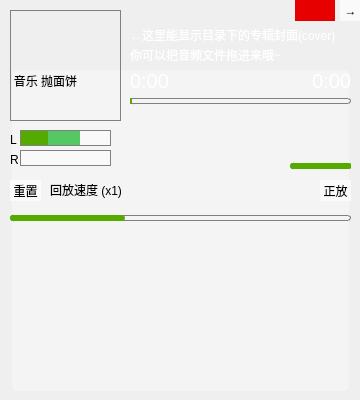
<?xml version="1.0" encoding="UTF-8"?>
<ui version="4.0">
 <class>ShadowPlayer</class>
 <widget class="QMainWindow" name="ShadowPlayer">
  <property name="geometry">
   <rect>
    <x>0</x>
    <y>0</y>
    <width>360</width>
    <height>400</height>
   </rect>
  </property>
  <property name="minimumSize">
   <size>
    <width>360</width>
    <height>400</height>
   </size>
  </property>
  <property name="maximumSize">
   <size>
    <width>710</width>
    <height>400</height>
   </size>
  </property>
  <property name="windowTitle">
   <string>ShadowPlayer</string>
  </property>
  <property name="styleSheet">
   <string notr="true">QWidget {
	font-family: &quot;Arial&quot;, &quot;宋体&quot;, &quot;Segoe UI&quot;, &quot;微软雅黑&quot;;
	color: black;
}

QLabel#curTimeLabel {
	color: white;
	font-family: &quot;Segoe UI&quot;;
	font-size :20px;
}

QLabel#totalTimeLabel {
	color: white;
	font-family: &quot;Segoe UI&quot;;
	font-size :20px;
}

QLabel#lrcLabel_1 {
	color: rgba(0, 0, 0, 128);
}

QLabel#lrcLabel_4 {
	font-weight: 500;
	color: rgb(85, 0, 255);
}

QLabel#lrcLabel_7 {
	color: rgba(0, 0, 0, 128);
}

/*以上为字体设置*/

QToolTip {
    opacity: 220;
}

QSlider::groove:horizontal {
	border: 1px solid grey;
	border-radius: 3px;
	height: 4px;
	margin: 0px 0;
}

QSlider::handle:horizontal {
/*
	border-radius: 3px;
	margin: -5px -5px -5px -5px;
	left: 5px; right: 5px;
*/
}

QSlider::handle:horizontal:hover {
/*
	border-radius: 3px;
	margin: -5px -5px -5px -5px;
	left: 5px; right: 5px;
*/
}

QSlider::sub-page:horizontal {
	border-radius: 3px;
	background: rgb(85, 170, 0);
}

QSlider::groove:vertical {
	border: 1px solid grey;
	border-radius: 3px;
	width: 4px;
	margin: 0px 0;
} 

QSlider::handle:vertical {
	border-radius: 3px;
	border: 0px solid #5c5c5c;
	background: rgb(85, 170, 0);
	margin: -5px -5px -5px -5px;
	top: 5px; bottom: 5px;
}

QSlider::handle:vertical:hover {
	border-radius: 3px;
	border: 0px solid #5c5c5c;
	background: rgb(85, 255, 0);
	margin: -5px -5px -5px -5px;
	top: 5px; bottom: 5px;
}

QSlider::add-page:vertical {
	border-radius: 3px;
	background: rgb(85, 170, 0);
}

QLabel {
	background: transparent;
}

QLabel:hover {
	/*background: rgba(255, 255, 255, 180);*/
}

QLabel#tagLabel {
	color: white;
	font-family: &quot;Segoe UI&quot;, &quot;宋体&quot;;
	background: rgba(255, 255, 255, 0);
}

QLabel#coverLabel{
	border: 1px solid grey;
}

QLabel#mediaInfoLabel {
	color: white;
	font-family: &quot;Segoe UI&quot;, &quot;宋体&quot;;
	background: rgba(255, 255, 255, 0);
}

QGroupBox {
	background: rgba(255, 255, 255, 80);
}

QGroupBox#eqGroupBox {
	background: qlineargradient(spread:pad, x1:1, y1:0, x2:1, y2:1, stop:0 rgba(255, 255, 255, 150), stop:1 rgba(255, 255, 255, 70));
}

QGroupBox {
	border: 0px solid white;
	border-radius: 5px;
	margin-top: 0ex; /* leave space at the top for the title */
}

QProgressBar{
/*进度条外框*/
	border-radius: 0px;
	background: transparent;
	text-align: center;
}

QProgressBar::chunk {
/*进度条内容*/
	border-radius: 0px;
/*border: 1px solid black;*/
	background: qlineargradient(spread:pad, x1:1, y1:1, x2:1, y2:0, stop:0 rgba(85, 130, 255, 255), stop:1 rgba(170, 255, 236, 255));
}

QProgressBar:horizontal {
	border-radius: 0px;
	border: 1px solid grey;
	background: transparent;
	text-align: center;
}

QProgressBar::chunk:horizontal {
/*水平进度条内容*/
	border-radius: 0px;
	background: rgb(85, 170, 0);
}

QProgressBar#leftdB:horizontal {
	border-radius: 0px;
	border: 1px solid grey;
	background: rgba(255, 255, 255, 120);
	text-align: center;
}

QProgressBar#leftdB::chunk:horizontal {
	border-radius: 0px;
	background: rgb(85, 200, 100);
}

QProgressBar#rightdB:horizontal {
	border-radius: 0px;
	border: 1px solid grey;
	background: rgba(255, 255, 255, 120);
	text-align: center;
}

QProgressBar#rightdB::chunk:horizontal {
	border-radius: 0px;
	background: rgb(85, 200, 100);
}

QPushButton {
	border: 0px solid grey;
	background-color: rgba(255, 255, 255, 170);
	padding: -8px -8px;
}

QPushButton:hover {
	background-color: rgba(255, 255, 255, 220);
}

QPushButton:pressed {
	background-color: rgba(255, 255, 255, 250);
}

QPushButton#closeButton {
	color: white;
	background-color: rgb(230, 0, 0);
}

QPushButton#closeButton:hover {
	background-color: rgb(255, 0, 0);
}

QPushButton#miniSizeButton {
	color: white;
	background-color: transparent;
	border-width: 0px;
}

QPushButton#miniSizeButton:hover {
	color: white;
	background-color: rgb(0, 85, 255);
	border-width: 0px;
}

QPushButton#setSkinButton:hover {
	background-color: rgb(0, 85, 255);
}

QPushButton#setSkinButton {
	background-color: transparent;
}

QPushButton#playButton {
	background-color: transparent;
}

QPushButton#playButton:hover {
	background-color: rgba(0, 85, 255, 120);
}

QPushButton#stopButton {
	background-color: transparent;
}

QPushButton#stopButton:hover {
	background-color: rgba(0, 85, 255, 120);
}

QPushButton#openButton {
	background-color: transparent;
}

QPushButton#openButton:hover {
	background-color: rgba(0, 85, 255, 120);
}

QPushButton#muteButton {
	background-color: transparent;
}

QPushButton#muteButton:hover {
	background-color: rgba(0, 85, 255, 120);
}

QPushButton#playModeButton {
	background-color: transparent;
}

QPushButton#playModeButton:hover {
	background-color: rgba(0, 85, 255, 120);
}

QPushButton#playPreButton {
	background-color: transparent;
}

QPushButton#playPreButton:hover {
	background-color: rgba(0, 85, 255, 120);
}

QPushButton#playNextButton {
	background-color: transparent;
}

QPushButton#playNextButton:hover {
	background-color: rgba(0, 85, 255, 120);
}

QPushButton#playListButton {
	background-color: transparent;
}

QPushButton#playListButton:hover {
	background-color: rgba(0, 85, 255, 120);
}</string>
  </property>
  <widget class="QWidget" name="centralWidget">
   <widget class="QPushButton" name="playButton">
    <property name="geometry">
     <rect>
      <x>130</x>
      <y>120</y>
      <width>31</width>
      <height>31</height>
     </rect>
    </property>
    <property name="toolTip">
     <string>播放（Ctrl+F2）</string>
    </property>
    <property name="text">
     <string/>
    </property>
    <property name="icon">
     <iconset resource="res.qrc">
      <normaloff>:/icon/ICO/Play.png</normaloff>:/icon/ICO/Play.png</iconset>
    </property>
    <property name="iconSize">
     <size>
      <width>22</width>
      <height>22</height>
     </size>
    </property>
   </widget>
   <widget class="QPushButton" name="stopButton">
    <property name="geometry">
     <rect>
      <x>170</x>
      <y>120</y>
      <width>31</width>
      <height>31</height>
     </rect>
    </property>
    <property name="toolTip">
     <string>停止（Ctrl+F3）</string>
    </property>
    <property name="text">
     <string/>
    </property>
    <property name="icon">
     <iconset resource="res.qrc">
      <normaloff>:/icon/ICO/Stop.png</normaloff>:/icon/ICO/Stop.png</iconset>
    </property>
    <property name="iconSize">
     <size>
      <width>22</width>
      <height>22</height>
     </size>
    </property>
   </widget>
   <widget class="SPSlider" name="playSlider">
    <property name="geometry">
     <rect>
      <x>130</x>
      <y>90</y>
      <width>221</width>
      <height>22</height>
     </rect>
    </property>
    <property name="toolTip">
     <string>播放进度</string>
    </property>
    <property name="maximum">
     <number>1000</number>
    </property>
    <property name="singleStep">
     <number>0</number>
    </property>
    <property name="pageStep">
     <number>0</number>
    </property>
    <property name="tracking">
     <bool>true</bool>
    </property>
    <property name="orientation">
     <enum>Qt::Horizontal</enum>
    </property>
   </widget>
   <widget class="SPSlider" name="volSlider">
    <property name="geometry">
     <rect>
      <x>290</x>
      <y>156</y>
      <width>61</width>
      <height>21</height>
     </rect>
    </property>
    <property name="maximum">
     <number>100</number>
    </property>
    <property name="value">
     <number>100</number>
    </property>
    <property name="orientation">
     <enum>Qt::Horizontal</enum>
    </property>
   </widget>
   <widget class="ShadowLabel" name="tagLabel">
    <property name="geometry">
     <rect>
      <x>130</x>
      <y>25</y>
      <width>221</width>
      <height>20</height>
     </rect>
    </property>
    <property name="text">
     <string>←这里能显示目录下的专辑封面(cover)</string>
    </property>
   </widget>
   <widget class="ShadowLabel" name="mediaInfoLabel">
    <property name="geometry">
     <rect>
      <x>130</x>
      <y>45</y>
      <width>221</width>
      <height>20</height>
     </rect>
    </property>
    <property name="font">
     <font>
      <family>Segoe UI,宋体</family>
     </font>
    </property>
    <property name="text">
     <string>你可以把音频文件拖进来哦~</string>
    </property>
   </widget>
   <widget class="QPushButton" name="openButton">
    <property name="geometry">
     <rect>
      <x>130</x>
      <y>150</y>
      <width>31</width>
      <height>31</height>
     </rect>
    </property>
    <property name="toolTip">
     <string>打开</string>
    </property>
    <property name="text">
     <string/>
    </property>
    <property name="icon">
     <iconset resource="res.qrc">
      <normaloff>:/icon/ICO/Open.png</normaloff>:/icon/ICO/Open.png</iconset>
    </property>
    <property name="iconSize">
     <size>
      <width>24</width>
      <height>24</height>
     </size>
    </property>
   </widget>
   <widget class="QPushButton" name="muteButton">
    <property name="geometry">
     <rect>
      <x>250</x>
      <y>150</y>
      <width>31</width>
      <height>31</height>
     </rect>
    </property>
    <property name="sizePolicy">
     <sizepolicy hsizetype="Minimum" vsizetype="Fixed">
      <horstretch>0</horstretch>
      <verstretch>0</verstretch>
     </sizepolicy>
    </property>
    <property name="toolTip">
     <string>静音（Ctrl+F4）</string>
    </property>
    <property name="text">
     <string/>
    </property>
    <property name="icon">
     <iconset resource="res.qrc">
      <normaloff>:/icon/ICO/Vol.png</normaloff>:/icon/ICO/Vol.png</iconset>
    </property>
    <property name="iconSize">
     <size>
      <width>24</width>
      <height>24</height>
     </size>
    </property>
   </widget>
   <widget class="QProgressBar" name="leftLevel">
    <property name="geometry">
     <rect>
      <x>20</x>
      <y>130</y>
      <width>91</width>
      <height>16</height>
     </rect>
    </property>
    <property name="acceptDrops">
     <bool>false</bool>
    </property>
    <property name="autoFillBackground">
     <bool>false</bool>
    </property>
    <property name="maximum">
     <number>32768</number>
    </property>
    <property name="value">
     <number>10000</number>
    </property>
    <property name="textVisible">
     <bool>false</bool>
    </property>
   </widget>
   <widget class="QProgressBar" name="rightLevel">
    <property name="geometry">
     <rect>
      <x>20</x>
      <y>150</y>
      <width>91</width>
      <height>16</height>
     </rect>
    </property>
    <property name="maximum">
     <number>32768</number>
    </property>
    <property name="value">
     <number>0</number>
    </property>
    <property name="textVisible">
     <bool>false</bool>
    </property>
   </widget>
   <widget class="QLabel" name="LLevelLabel">
    <property name="geometry">
     <rect>
      <x>10</x>
      <y>129</y>
      <width>8</width>
      <height>21</height>
     </rect>
    </property>
    <property name="text">
     <string>L</string>
    </property>
   </widget>
   <widget class="QLabel" name="RLevelLabel">
    <property name="geometry">
     <rect>
      <x>10</x>
      <y>149</y>
      <width>8</width>
      <height>21</height>
     </rect>
    </property>
    <property name="text">
     <string>R</string>
    </property>
   </widget>
   <widget class="QLabel" name="coverLabel">
    <property name="geometry">
     <rect>
      <x>10</x>
      <y>10</y>
      <width>111</width>
      <height>111</height>
     </rect>
    </property>
    <property name="toolTip">
     <string>ShadowPlayer By:暗影夜光</string>
    </property>
    <property name="text">
     <string/>
    </property>
   </widget>
   <widget class="ShadowLabel" name="curTimeLabel">
    <property name="geometry">
     <rect>
      <x>130</x>
      <y>70</y>
      <width>71</width>
      <height>21</height>
     </rect>
    </property>
    <property name="font">
     <font>
      <family>Segoe UI</family>
      <pointsize>-1</pointsize>
     </font>
    </property>
    <property name="text">
     <string>0:00</string>
    </property>
   </widget>
   <widget class="FFTDisplay" name="FFTGroupBox">
    <property name="geometry">
     <rect>
      <x>12</x>
      <y>70</y>
      <width>337</width>
      <height>321</height>
     </rect>
    </property>
    <property name="title">
     <string>音乐 抛面饼</string>
    </property>
   </widget>
   <widget class="SPSlider" name="freqSlider">
    <property name="geometry">
     <rect>
      <x>10</x>
      <y>210</y>
      <width>341</width>
      <height>16</height>
     </rect>
    </property>
    <property name="minimum">
     <number>-5000</number>
    </property>
    <property name="maximum">
     <number>10000</number>
    </property>
    <property name="value">
     <number>0</number>
    </property>
    <property name="orientation">
     <enum>Qt::Horizontal</enum>
    </property>
    <property name="tickPosition">
     <enum>QSlider::NoTicks</enum>
    </property>
    <property name="tickInterval">
     <number>1000</number>
    </property>
   </widget>
   <widget class="QPushButton" name="resetFreqButton">
    <property name="geometry">
     <rect>
      <x>10</x>
      <y>180</y>
      <width>31</width>
      <height>21</height>
     </rect>
    </property>
    <property name="text">
     <string>重置</string>
    </property>
   </widget>
   <widget class="QLabel" name="textLabel1">
    <property name="geometry">
     <rect>
      <x>50</x>
      <y>182</y>
      <width>111</width>
      <height>16</height>
     </rect>
    </property>
    <property name="text">
     <string>回放速度 (x1)</string>
    </property>
   </widget>
   <widget class="QGroupBox" name="eqGroupBox">
    <property name="geometry">
     <rect>
      <x>370</x>
      <y>30</y>
      <width>331</width>
      <height>171</height>
     </rect>
    </property>
    <property name="title">
     <string>均衡器</string>
    </property>
    <widget class="QSlider" name="eqSlider_1">
     <property name="geometry">
      <rect>
       <x>20</x>
       <y>30</y>
       <width>22</width>
       <height>111</height>
      </rect>
     </property>
     <property name="minimum">
      <number>-15</number>
     </property>
     <property name="maximum">
      <number>15</number>
     </property>
     <property name="pageStep">
      <number>1</number>
     </property>
     <property name="value">
      <number>0</number>
     </property>
     <property name="orientation">
      <enum>Qt::Vertical</enum>
     </property>
     <property name="tickPosition">
      <enum>QSlider::TicksBothSides</enum>
     </property>
     <property name="tickInterval">
      <number>3</number>
     </property>
    </widget>
    <widget class="QSlider" name="eqSlider_2">
     <property name="geometry">
      <rect>
       <x>50</x>
       <y>30</y>
       <width>22</width>
       <height>111</height>
      </rect>
     </property>
     <property name="minimum">
      <number>-15</number>
     </property>
     <property name="maximum">
      <number>15</number>
     </property>
     <property name="pageStep">
      <number>1</number>
     </property>
     <property name="orientation">
      <enum>Qt::Vertical</enum>
     </property>
     <property name="tickPosition">
      <enum>QSlider::TicksBothSides</enum>
     </property>
     <property name="tickInterval">
      <number>3</number>
     </property>
    </widget>
    <widget class="QSlider" name="eqSlider_3">
     <property name="geometry">
      <rect>
       <x>80</x>
       <y>30</y>
       <width>22</width>
       <height>111</height>
      </rect>
     </property>
     <property name="minimum">
      <number>-15</number>
     </property>
     <property name="maximum">
      <number>15</number>
     </property>
     <property name="pageStep">
      <number>1</number>
     </property>
     <property name="orientation">
      <enum>Qt::Vertical</enum>
     </property>
     <property name="tickPosition">
      <enum>QSlider::TicksBothSides</enum>
     </property>
     <property name="tickInterval">
      <number>3</number>
     </property>
    </widget>
    <widget class="QSlider" name="eqSlider_4">
     <property name="geometry">
      <rect>
       <x>110</x>
       <y>30</y>
       <width>22</width>
       <height>111</height>
      </rect>
     </property>
     <property name="minimum">
      <number>-15</number>
     </property>
     <property name="maximum">
      <number>15</number>
     </property>
     <property name="pageStep">
      <number>1</number>
     </property>
     <property name="orientation">
      <enum>Qt::Vertical</enum>
     </property>
     <property name="tickPosition">
      <enum>QSlider::TicksBothSides</enum>
     </property>
     <property name="tickInterval">
      <number>3</number>
     </property>
    </widget>
    <widget class="QSlider" name="eqSlider_5">
     <property name="geometry">
      <rect>
       <x>140</x>
       <y>30</y>
       <width>22</width>
       <height>111</height>
      </rect>
     </property>
     <property name="minimum">
      <number>-15</number>
     </property>
     <property name="maximum">
      <number>15</number>
     </property>
     <property name="pageStep">
      <number>1</number>
     </property>
     <property name="orientation">
      <enum>Qt::Vertical</enum>
     </property>
     <property name="tickPosition">
      <enum>QSlider::TicksBothSides</enum>
     </property>
     <property name="tickInterval">
      <number>3</number>
     </property>
    </widget>
    <widget class="QSlider" name="eqSlider_6">
     <property name="geometry">
      <rect>
       <x>170</x>
       <y>30</y>
       <width>22</width>
       <height>111</height>
      </rect>
     </property>
     <property name="minimum">
      <number>-15</number>
     </property>
     <property name="maximum">
      <number>15</number>
     </property>
     <property name="pageStep">
      <number>1</number>
     </property>
     <property name="orientation">
      <enum>Qt::Vertical</enum>
     </property>
     <property name="tickPosition">
      <enum>QSlider::TicksBothSides</enum>
     </property>
     <property name="tickInterval">
      <number>3</number>
     </property>
    </widget>
    <widget class="QSlider" name="eqSlider_7">
     <property name="geometry">
      <rect>
       <x>200</x>
       <y>30</y>
       <width>22</width>
       <height>111</height>
      </rect>
     </property>
     <property name="minimum">
      <number>-15</number>
     </property>
     <property name="maximum">
      <number>15</number>
     </property>
     <property name="pageStep">
      <number>1</number>
     </property>
     <property name="orientation">
      <enum>Qt::Vertical</enum>
     </property>
     <property name="tickPosition">
      <enum>QSlider::TicksBothSides</enum>
     </property>
     <property name="tickInterval">
      <number>3</number>
     </property>
    </widget>
    <widget class="QSlider" name="eqSlider_8">
     <property name="geometry">
      <rect>
       <x>230</x>
       <y>30</y>
       <width>22</width>
       <height>111</height>
      </rect>
     </property>
     <property name="minimum">
      <number>-15</number>
     </property>
     <property name="maximum">
      <number>15</number>
     </property>
     <property name="pageStep">
      <number>1</number>
     </property>
     <property name="orientation">
      <enum>Qt::Vertical</enum>
     </property>
     <property name="tickPosition">
      <enum>QSlider::TicksBothSides</enum>
     </property>
     <property name="tickInterval">
      <number>3</number>
     </property>
    </widget>
    <widget class="QSlider" name="eqSlider_9">
     <property name="geometry">
      <rect>
       <x>260</x>
       <y>30</y>
       <width>22</width>
       <height>111</height>
      </rect>
     </property>
     <property name="minimum">
      <number>-15</number>
     </property>
     <property name="maximum">
      <number>15</number>
     </property>
     <property name="pageStep">
      <number>1</number>
     </property>
     <property name="orientation">
      <enum>Qt::Vertical</enum>
     </property>
     <property name="tickPosition">
      <enum>QSlider::TicksBothSides</enum>
     </property>
     <property name="tickInterval">
      <number>3</number>
     </property>
    </widget>
    <widget class="QSlider" name="eqSlider_10">
     <property name="geometry">
      <rect>
       <x>290</x>
       <y>30</y>
       <width>22</width>
       <height>111</height>
      </rect>
     </property>
     <property name="minimum">
      <number>-15</number>
     </property>
     <property name="maximum">
      <number>15</number>
     </property>
     <property name="pageStep">
      <number>1</number>
     </property>
     <property name="orientation">
      <enum>Qt::Vertical</enum>
     </property>
     <property name="tickPosition">
      <enum>QSlider::TicksBothSides</enum>
     </property>
     <property name="tickInterval">
      <number>3</number>
     </property>
    </widget>
    <widget class="QLabel" name="textLabel2_1">
     <property name="geometry">
      <rect>
       <x>24</x>
       <y>140</y>
       <width>21</width>
       <height>16</height>
      </rect>
     </property>
     <property name="text">
      <string>31</string>
     </property>
    </widget>
    <widget class="QLabel" name="textLabel2_2">
     <property name="geometry">
      <rect>
       <x>54</x>
       <y>140</y>
       <width>21</width>
       <height>16</height>
      </rect>
     </property>
     <property name="text">
      <string>62</string>
     </property>
    </widget>
    <widget class="QLabel" name="textLabel2_3">
     <property name="geometry">
      <rect>
       <x>82</x>
       <y>140</y>
       <width>21</width>
       <height>16</height>
      </rect>
     </property>
     <property name="text">
      <string>125</string>
     </property>
    </widget>
    <widget class="QLabel" name="textLabel2_4">
     <property name="geometry">
      <rect>
       <x>112</x>
       <y>140</y>
       <width>21</width>
       <height>16</height>
      </rect>
     </property>
     <property name="text">
      <string>250</string>
     </property>
    </widget>
    <widget class="QLabel" name="textLabel2_5">
     <property name="geometry">
      <rect>
       <x>142</x>
       <y>140</y>
       <width>21</width>
       <height>16</height>
      </rect>
     </property>
     <property name="text">
      <string>500</string>
     </property>
    </widget>
    <widget class="QLabel" name="textLabel2_6">
     <property name="geometry">
      <rect>
       <x>174</x>
       <y>140</y>
       <width>21</width>
       <height>16</height>
      </rect>
     </property>
     <property name="text">
      <string>1K</string>
     </property>
    </widget>
    <widget class="QLabel" name="textLabel2_7">
     <property name="geometry">
      <rect>
       <x>204</x>
       <y>140</y>
       <width>21</width>
       <height>16</height>
      </rect>
     </property>
     <property name="text">
      <string>2K</string>
     </property>
    </widget>
    <widget class="QLabel" name="textLabel2_8">
     <property name="geometry">
      <rect>
       <x>234</x>
       <y>140</y>
       <width>21</width>
       <height>16</height>
      </rect>
     </property>
     <property name="text">
      <string>4K</string>
     </property>
    </widget>
    <widget class="QLabel" name="textLabel2_9">
     <property name="geometry">
      <rect>
       <x>264</x>
       <y>140</y>
       <width>21</width>
       <height>16</height>
      </rect>
     </property>
     <property name="text">
      <string>8K</string>
     </property>
    </widget>
    <widget class="QLabel" name="textLabel2_10">
     <property name="geometry">
      <rect>
       <x>292</x>
       <y>140</y>
       <width>22</width>
       <height>16</height>
      </rect>
     </property>
     <property name="text">
      <string>16K</string>
     </property>
    </widget>
    <widget class="QComboBox" name="eqComboBox">
     <property name="geometry">
      <rect>
       <x>270</x>
       <y>0</y>
       <width>62</width>
       <height>22</height>
      </rect>
     </property>
     <property name="styleSheet">
      <string notr="true">QComboBox {
    border: 0px solid white;
    border-radius: 5px;
    padding: 0px 8px 0px 8px;
    min-width: 2em;
}

QComboBox:editable {
    background: white;
}

QComboBox:!editable, QComboBox::drop-down:editable {
    background: rgba(255, 255, 255, 170);
}

/* QComboBox gets the &quot;on&quot; state when the popup is open */
QComboBox:!editable:on, QComboBox::drop-down:editable:on {
    background: rgba(255, 255, 255, 255);
}

QComboBox:on {
    
}

QComboBox::drop-down {
    width: 0px;
}

QComboBox::down-arrow {
    
}

QComboBox::down-arrow:on {
    top: 1px;
    left: 1px;
}</string>
     </property>
     <property name="maxVisibleItems">
      <number>15</number>
     </property>
     <item>
      <property name="text">
       <string>默认</string>
      </property>
     </item>
     <item>
      <property name="text">
       <string>流行</string>
      </property>
     </item>
     <item>
      <property name="text">
       <string>摇滚</string>
      </property>
     </item>
     <item>
      <property name="text">
       <string>电子</string>
      </property>
     </item>
     <item>
      <property name="text">
       <string>古典</string>
      </property>
     </item>
     <item>
      <property name="text">
       <string>金属</string>
      </property>
     </item>
     <item>
      <property name="text">
       <string>舞曲</string>
      </property>
     </item>
     <item>
      <property name="text">
       <string>乡村</string>
      </property>
     </item>
     <item>
      <property name="text">
       <string>爵士</string>
      </property>
     </item>
     <item>
      <property name="text">
       <string>布鲁斯</string>
      </property>
     </item>
     <item>
      <property name="text">
       <string>怀旧</string>
      </property>
     </item>
     <item>
      <property name="text">
       <string>歌剧</string>
      </property>
     </item>
     <item>
      <property name="text">
       <string>语音</string>
      </property>
     </item>
    </widget>
    <widget class="QDial" name="reverbDial">
     <property name="geometry">
      <rect>
       <x>240</x>
       <y>0</y>
       <width>31</width>
       <height>21</height>
      </rect>
     </property>
     <property name="minimum">
      <number>-20</number>
     </property>
     <property name="maximum">
      <number>0</number>
     </property>
     <property name="pageStep">
      <number>5</number>
     </property>
     <property name="value">
      <number>-20</number>
     </property>
    </widget>
    <widget class="QCheckBox" name="eqEnableCheckBox">
     <property name="geometry">
      <rect>
       <x>50</x>
       <y>0</y>
       <width>21</width>
       <height>16</height>
      </rect>
     </property>
     <property name="text">
      <string/>
     </property>
    </widget>
   </widget>
   <widget class="QGroupBox" name="lyricsBox">
    <property name="geometry">
     <rect>
      <x>370</x>
      <y>210</y>
      <width>331</width>
      <height>181</height>
     </rect>
    </property>
    <property name="title">
     <string>歌词秀</string>
    </property>
    <widget class="QLabel" name="lrcLabel_1">
     <property name="geometry">
      <rect>
       <x>10</x>
       <y>25</y>
       <width>311</width>
       <height>16</height>
      </rect>
     </property>
     <property name="styleSheet">
      <string notr="true">QLabel {
	color: rgba(0, 0, 0, 128);
}</string>
     </property>
     <property name="text">
      <string/>
     </property>
     <property name="alignment">
      <set>Qt::AlignCenter</set>
     </property>
    </widget>
    <widget class="QLabel" name="lrcLabel_2">
     <property name="geometry">
      <rect>
       <x>10</x>
       <y>45</y>
       <width>311</width>
       <height>16</height>
      </rect>
     </property>
     <property name="text">
      <string/>
     </property>
     <property name="alignment">
      <set>Qt::AlignCenter</set>
     </property>
    </widget>
    <widget class="QLabel" name="lrcLabel_3">
     <property name="geometry">
      <rect>
       <x>10</x>
       <y>65</y>
       <width>311</width>
       <height>16</height>
      </rect>
     </property>
     <property name="text">
      <string/>
     </property>
     <property name="alignment">
      <set>Qt::AlignCenter</set>
     </property>
    </widget>
    <widget class="ShadowLabel" name="lrcLabel_4">
     <property name="geometry">
      <rect>
       <x>10</x>
       <y>85</y>
       <width>311</width>
       <height>16</height>
      </rect>
     </property>
     <property name="font">
      <font>
       <family>Arial,宋体,Segoe UI,微软雅黑</family>
       <weight>62</weight>
       <bold>true</bold>
      </font>
     </property>
     <property name="text">
      <string/>
     </property>
     <property name="alignment">
      <set>Qt::AlignCenter</set>
     </property>
    </widget>
    <widget class="QLabel" name="lrcLabel_5">
     <property name="geometry">
      <rect>
       <x>10</x>
       <y>105</y>
       <width>311</width>
       <height>16</height>
      </rect>
     </property>
     <property name="text">
      <string/>
     </property>
     <property name="alignment">
      <set>Qt::AlignCenter</set>
     </property>
    </widget>
    <widget class="QLabel" name="lrcLabel_6">
     <property name="geometry">
      <rect>
       <x>10</x>
       <y>125</y>
       <width>311</width>
       <height>16</height>
      </rect>
     </property>
     <property name="text">
      <string/>
     </property>
     <property name="alignment">
      <set>Qt::AlignCenter</set>
     </property>
    </widget>
    <widget class="QLabel" name="lrcLabel_7">
     <property name="geometry">
      <rect>
       <x>10</x>
       <y>145</y>
       <width>311</width>
       <height>16</height>
      </rect>
     </property>
     <property name="styleSheet">
      <string notr="true">QLabel {
	color: rgba(0, 0, 0, 128);
}</string>
     </property>
     <property name="text">
      <string/>
     </property>
     <property name="alignment">
      <set>Qt::AlignCenter</set>
     </property>
    </widget>
    <widget class="QPushButton" name="showDskLrcButton">
     <property name="geometry">
      <rect>
       <x>270</x>
       <y>0</y>
       <width>61</width>
       <height>23</height>
      </rect>
     </property>
     <property name="text">
      <string>桌面歌词</string>
     </property>
    </widget>
    <widget class="QPushButton" name="loadLrcButton">
     <property name="geometry">
      <rect>
       <x>200</x>
       <y>0</y>
       <width>61</width>
       <height>23</height>
      </rect>
     </property>
     <property name="text">
      <string>选择文件</string>
     </property>
    </widget>
   </widget>
   <widget class="QPushButton" name="extraButton">
    <property name="geometry">
     <rect>
      <x>340</x>
      <y>0</y>
      <width>21</width>
      <height>21</height>
     </rect>
    </property>
    <property name="styleSheet">
     <string notr="true">font-family: &quot;Microsoft Yahei&quot;, &quot;Simsun&quot;, &quot;Arial&quot;;</string>
    </property>
    <property name="text">
     <string>→</string>
    </property>
   </widget>
   <widget class="QPushButton" name="closeButton">
    <property name="geometry">
     <rect>
      <x>295</x>
      <y>0</y>
      <width>40</width>
      <height>21</height>
     </rect>
    </property>
    <property name="font">
     <font>
      <family>Arial,宋体,Segoe UI,微软雅黑</family>
     </font>
    </property>
    <property name="text">
     <string/>
    </property>
    <property name="icon">
     <iconset resource="res.qrc">
      <normaloff>:/icon/ICO/Close.png</normaloff>:/icon/ICO/Close.png</iconset>
    </property>
    <property name="iconSize">
     <size>
      <width>18</width>
      <height>18</height>
     </size>
    </property>
   </widget>
   <widget class="QPushButton" name="setSkinButton">
    <property name="geometry">
     <rect>
      <x>245</x>
      <y>0</y>
      <width>25</width>
      <height>21</height>
     </rect>
    </property>
    <property name="font">
     <font>
      <family>Arial,宋体,Segoe UI,微软雅黑</family>
     </font>
    </property>
    <property name="text">
     <string/>
    </property>
    <property name="icon">
     <iconset resource="res.qrc">
      <normaloff>:/icon/ICO/CSkin.png</normaloff>:/icon/ICO/CSkin.png</iconset>
    </property>
    <property name="iconSize">
     <size>
      <width>24</width>
      <height>24</height>
     </size>
    </property>
   </widget>
   <widget class="QPushButton" name="miniSizeButton">
    <property name="geometry">
     <rect>
      <x>270</x>
      <y>0</y>
      <width>25</width>
      <height>21</height>
     </rect>
    </property>
    <property name="font">
     <font>
      <family>Arial,宋体,Segoe UI,微软雅黑</family>
     </font>
    </property>
    <property name="styleSheet">
     <string notr="true"/>
    </property>
    <property name="text">
     <string/>
    </property>
    <property name="icon">
     <iconset resource="res.qrc">
      <normaloff>:/icon/ICO/Mini.png</normaloff>:/icon/ICO/Mini.png</iconset>
    </property>
    <property name="iconSize">
     <size>
      <width>18</width>
      <height>18</height>
     </size>
    </property>
   </widget>
   <widget class="QPushButton" name="playModeButton">
    <property name="geometry">
     <rect>
      <x>210</x>
      <y>150</y>
      <width>31</width>
      <height>31</height>
     </rect>
    </property>
    <property name="toolTip">
     <string>顺序播放</string>
    </property>
    <property name="text">
     <string/>
    </property>
    <property name="icon">
     <iconset resource="res.qrc">
      <normaloff>:/icon/ICO/Order.png</normaloff>:/icon/ICO/Order.png</iconset>
    </property>
    <property name="iconSize">
     <size>
      <width>24</width>
      <height>24</height>
     </size>
    </property>
   </widget>
   <widget class="QPushButton" name="playPreButton">
    <property name="geometry">
     <rect>
      <x>210</x>
      <y>120</y>
      <width>31</width>
      <height>31</height>
     </rect>
    </property>
    <property name="toolTip">
     <string>上一曲（Ctrl+F5）</string>
    </property>
    <property name="text">
     <string/>
    </property>
    <property name="icon">
     <iconset resource="res.qrc">
      <normaloff>:/icon/ICO/Pre.png</normaloff>:/icon/ICO/Pre.png</iconset>
    </property>
    <property name="iconSize">
     <size>
      <width>22</width>
      <height>22</height>
     </size>
    </property>
   </widget>
   <widget class="QPushButton" name="playNextButton">
    <property name="geometry">
     <rect>
      <x>250</x>
      <y>120</y>
      <width>31</width>
      <height>31</height>
     </rect>
    </property>
    <property name="toolTip">
     <string>下一曲（Ctrl+F6）</string>
    </property>
    <property name="text">
     <string/>
    </property>
    <property name="icon">
     <iconset resource="res.qrc">
      <normaloff>:/icon/ICO/Next.png</normaloff>:/icon/ICO/Next.png</iconset>
    </property>
    <property name="iconSize">
     <size>
      <width>22</width>
      <height>22</height>
     </size>
    </property>
   </widget>
   <widget class="QPushButton" name="playListButton">
    <property name="geometry">
     <rect>
      <x>170</x>
      <y>150</y>
      <width>31</width>
      <height>31</height>
     </rect>
    </property>
    <property name="toolTip">
     <string>播放列表</string>
    </property>
    <property name="text">
     <string/>
    </property>
    <property name="icon">
     <iconset resource="res.qrc">
      <normaloff>:/icon/ICO/PlayList.png</normaloff>:/icon/ICO/PlayList.png</iconset>
    </property>
    <property name="iconSize">
     <size>
      <width>24</width>
      <height>24</height>
     </size>
    </property>
   </widget>
   <widget class="QProgressBar" name="leftdB">
    <property name="geometry">
     <rect>
      <x>20</x>
      <y>130</y>
      <width>91</width>
      <height>16</height>
     </rect>
    </property>
    <property name="minimum">
     <number>-60</number>
    </property>
    <property name="maximum">
     <number>0</number>
    </property>
    <property name="value">
     <number>-20</number>
    </property>
    <property name="textVisible">
     <bool>false</bool>
    </property>
    <property name="format">
     <string>%vdB</string>
    </property>
   </widget>
   <widget class="QProgressBar" name="rightdB">
    <property name="geometry">
     <rect>
      <x>20</x>
      <y>150</y>
      <width>91</width>
      <height>16</height>
     </rect>
    </property>
    <property name="minimum">
     <number>-60</number>
    </property>
    <property name="maximum">
     <number>0</number>
    </property>
    <property name="value">
     <number>-60</number>
    </property>
    <property name="textVisible">
     <bool>false</bool>
    </property>
    <property name="format">
     <string>%vdB</string>
    </property>
   </widget>
   <widget class="QPushButton" name="reverseButton">
    <property name="geometry">
     <rect>
      <x>320</x>
      <y>180</y>
      <width>31</width>
      <height>21</height>
     </rect>
    </property>
    <property name="text">
     <string>正放</string>
    </property>
   </widget>
   <widget class="QWidget" name="playerListArea" native="true">
    <property name="geometry">
     <rect>
      <x>370</x>
      <y>0</y>
      <width>331</width>
      <height>21</height>
     </rect>
    </property>
    <property name="styleSheet">
     <string notr="true"/>
    </property>
   </widget>
   <widget class="ShadowLabel" name="totalTimeLabel">
    <property name="geometry">
     <rect>
      <x>290</x>
      <y>70</y>
      <width>61</width>
      <height>21</height>
     </rect>
    </property>
    <property name="font">
     <font>
      <family>Segoe UI</family>
      <pointsize>-1</pointsize>
     </font>
    </property>
    <property name="text">
     <string>0:00</string>
    </property>
    <property name="textFormat">
     <enum>Qt::AutoText</enum>
    </property>
    <property name="alignment">
     <set>Qt::AlignRight|Qt::AlignTrailing|Qt::AlignVCenter</set>
    </property>
   </widget>
   <zorder>FFTGroupBox</zorder>
   <zorder>rightdB</zorder>
   <zorder>leftdB</zorder>
   <zorder>coverLabel</zorder>
   <zorder>playSlider</zorder>
   <zorder>volSlider</zorder>
   <zorder>tagLabel</zorder>
   <zorder>mediaInfoLabel</zorder>
   <zorder>leftLevel</zorder>
   <zorder>rightLevel</zorder>
   <zorder>LLevelLabel</zorder>
   <zorder>RLevelLabel</zorder>
   <zorder>curTimeLabel</zorder>
   <zorder>playButton</zorder>
   <zorder>stopButton</zorder>
   <zorder>openButton</zorder>
   <zorder>muteButton</zorder>
   <zorder>freqSlider</zorder>
   <zorder>resetFreqButton</zorder>
   <zorder>textLabel1</zorder>
   <zorder>eqGroupBox</zorder>
   <zorder>lyricsBox</zorder>
   <zorder>extraButton</zorder>
   <zorder>closeButton</zorder>
   <zorder>setSkinButton</zorder>
   <zorder>miniSizeButton</zorder>
   <zorder>playModeButton</zorder>
   <zorder>playPreButton</zorder>
   <zorder>playNextButton</zorder>
   <zorder>playListButton</zorder>
   <zorder>reverseButton</zorder>
   <zorder>playerListArea</zorder>
   <zorder>totalTimeLabel</zorder>
  </widget>
 </widget>
 <layoutdefault spacing="6" margin="11"/>
 <customwidgets>
  <customwidget>
   <class>SPSlider</class>
   <extends>QSlider</extends>
   <header>spslider.h</header>
  </customwidget>
  <customwidget>
   <class>FFTDisplay</class>
   <extends>QGroupBox</extends>
   <header>fftdisplay.h</header>
   <container>1</container>
  </customwidget>
  <customwidget>
   <class>ShadowLabel</class>
   <extends>QLabel</extends>
   <header>shadowlabel.h</header>
  </customwidget>
 </customwidgets>
 <tabstops>
  <tabstop>openButton</tabstop>
  <tabstop>stopButton</tabstop>
  <tabstop>playButton</tabstop>
  <tabstop>muteButton</tabstop>
  <tabstop>volSlider</tabstop>
  <tabstop>playListButton</tabstop>
  <tabstop>playPreButton</tabstop>
  <tabstop>playNextButton</tabstop>
  <tabstop>playModeButton</tabstop>
  <tabstop>playSlider</tabstop>
  <tabstop>setSkinButton</tabstop>
  <tabstop>resetFreqButton</tabstop>
  <tabstop>freqSlider</tabstop>
  <tabstop>miniSizeButton</tabstop>
  <tabstop>closeButton</tabstop>
  <tabstop>extraButton</tabstop>
  <tabstop>eqComboBox</tabstop>
  <tabstop>eqSlider_1</tabstop>
  <tabstop>eqSlider_2</tabstop>
  <tabstop>eqSlider_3</tabstop>
  <tabstop>eqSlider_4</tabstop>
  <tabstop>eqSlider_5</tabstop>
  <tabstop>eqSlider_6</tabstop>
  <tabstop>eqSlider_7</tabstop>
  <tabstop>eqSlider_8</tabstop>
  <tabstop>eqSlider_9</tabstop>
  <tabstop>eqSlider_10</tabstop>
  <tabstop>loadLrcButton</tabstop>
  <tabstop>showDskLrcButton</tabstop>
 </tabstops>
 <resources>
  <include location="res.qrc"/>
 </resources>
 <connections/>
</ui>
